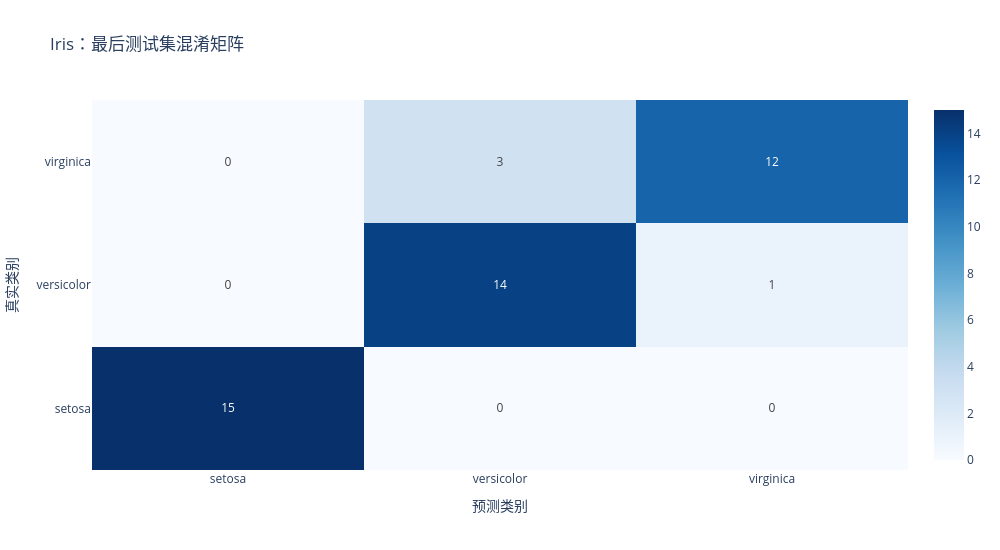

This figure's notebook cell:
### Code cell
matrix = confusion_matrix(y_test, prediction, labels=[0, 1, 2])
fig_cm = go.Figure(go.Heatmap(z=matrix, x=iris.target_names, y=iris.target_names,
                            text=matrix, texttemplate='%{text}', colorscale='Blues',
                            hovertemplate='真实=%{y}<br>预测=%{x}<br>数量=%{z}<extra></extra>'))
fig_cm.update_layout(title='Iris：最后测试集混淆矩阵', xaxis_title='预测类别',
                     yaxis_title='真实类别', height=550, width=1000)
fig_cm.show(renderer='plotly_mimetype')

### Figure 1 — Plotly figure (JSON) as saved in the notebook; plotly's stock layout.template omitted (floating-point values rounded to 4 significant figures)
{"data": [{"colorscale": [[0.0, "rgb(247,251,255)"], [0.125, "rgb(222,235,247)"], [0.25, "rgb(198,219,239)"], [0.375, "rgb(158,202,225)"], [0.5, "rgb(107,174,214)"], [0.625, "rgb(66,146,198)"], [0.75, "rgb(33,113,181)"], [0.875, "rgb(8,81,156)"], [1.0, "rgb(8,48,107)"]], "hovertemplate": "真实=%{y}<br>预测=%{x}<br>数量=%{z}<extra></extra>", "text": [[15, 0, 0], [0, 14, 1], [0, 3, 12]], "texttemplate": "%{text}", "type": "heatmap", "x": ["setosa", "versicolor", "virginica"], "y": ["setosa", "versicolor", "virginica"], "z": [[15, 0, 0], [0, 14, 1], [0, 3, 12]]}], "layout": {"height": 550, "title": {"text": "Iris：最后测试集混淆矩阵"}, "width": 1000, "xaxis": {"title": {"text": "预测类别"}}, "yaxis": {"title": {"text": "真实类别"}}}}
